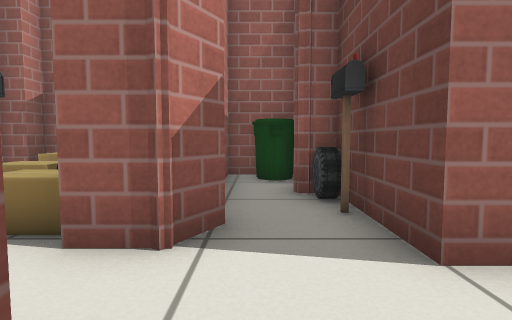
view 1 (above)

17 first-person views from a walk through a robot-simulator world made for Gazebo. The camera is 0.5 m above the floor, tilts 4° down and sees 80° across. The floor is counted in squares, 0.5 m on a side. Each view is taken from the middle of a square. On the plan, view 1 faces up. The plan holds only what a view shows up to about 12 squares ahead; the rest is blank. Robots are left out. Simple patterns stand in for the simulator's built-in surfaces.

view 2
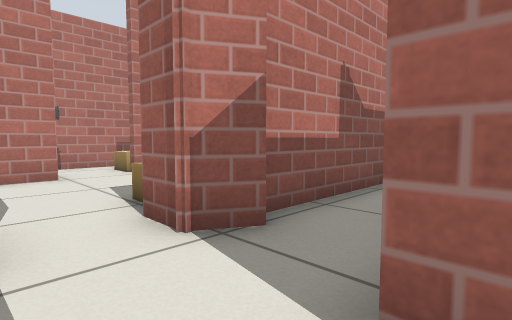

view 3
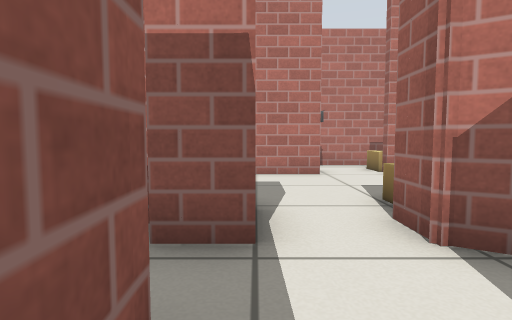

view 4
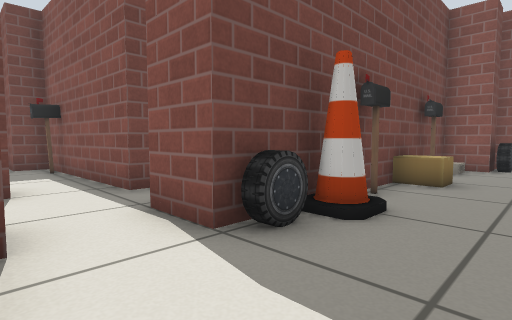

view 5
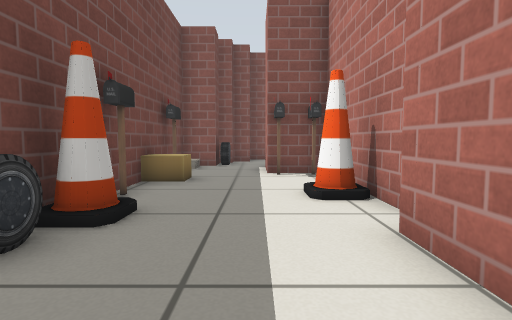

view 6
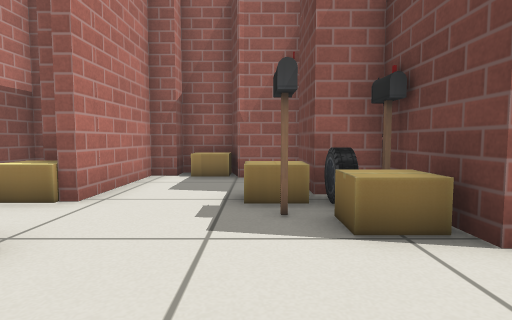

view 7
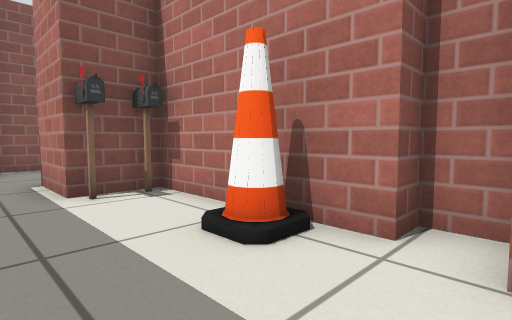

view 8
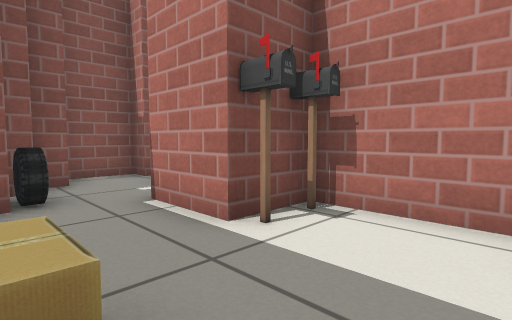

view 9
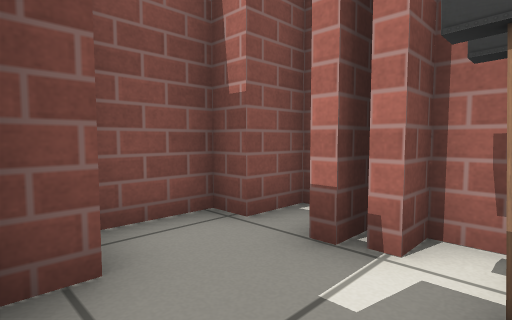

view 10
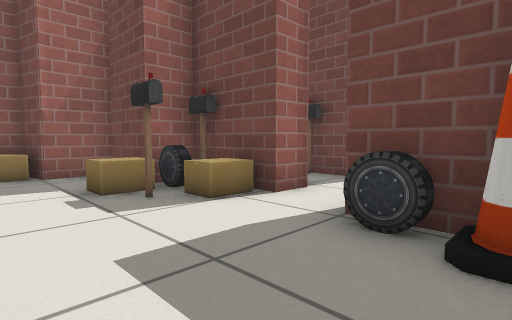

view 11
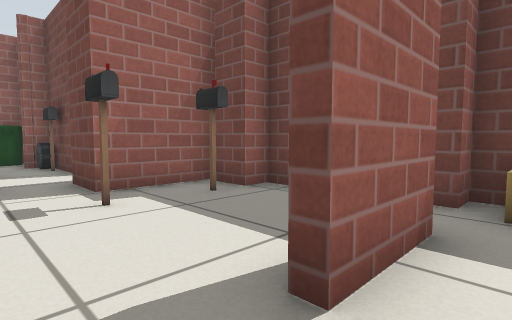

view 12
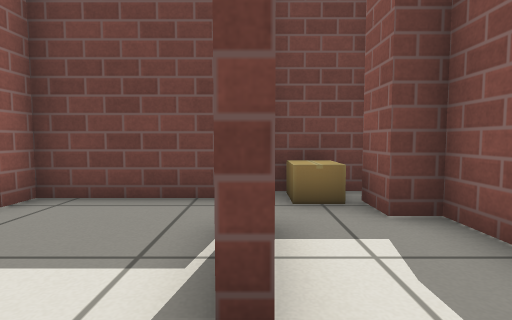

view 13
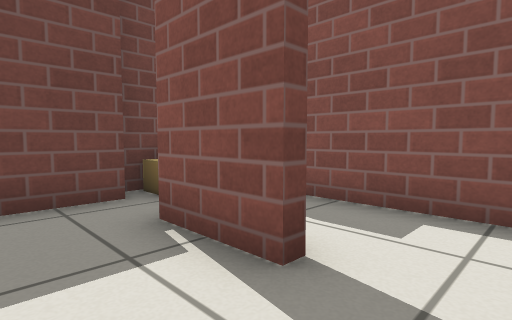

view 14
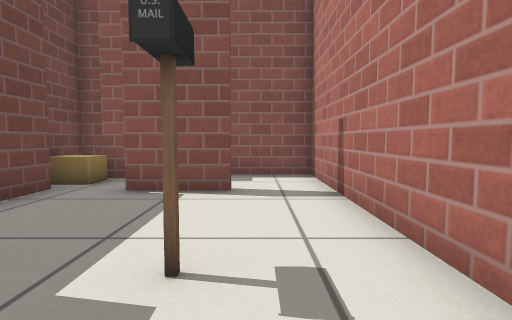

view 15
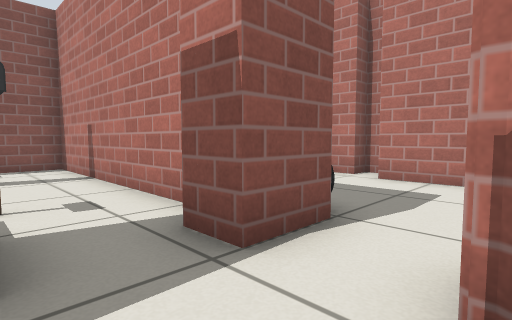

view 16
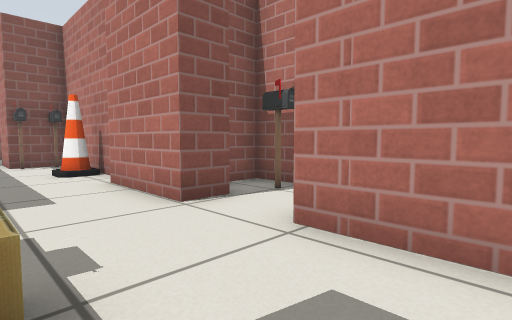

view 17
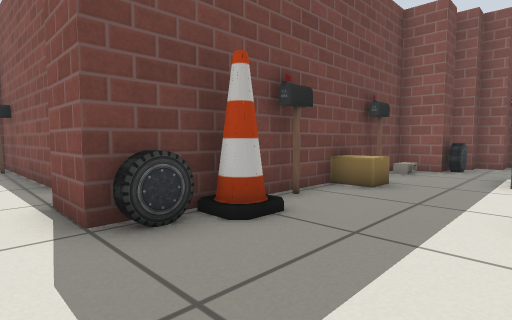

### Floor plan
Ten units are one square. View 1 is at (0, 0); x grows to the right and y downward. Boxes are objects, and circles mark ways between rooms. Rooms are numbered by the first view taken in them; rooms with no view inside come last. Other rooms are left out.
<svg viewBox="-84 -94 137 214">
<path fill="none" stroke="#000" d="M20 -23 15 -23 15 -54 7 -54M-3 -36 -8 -27M-8 -10 -8 1M9 9 9 -6 26 -7M11 -84 -8 -84 -8 -39M-70 11 -70 58 -53 58 -53 75M-77 3 -77 11M-65 -28 -65 3M-18 -34 -18 -54 -30 -54 -30 -75M-8 -27 -16 -27M-36 82 -23 82 -23 -10 -8 -10M-73 84 -73 89 -66 89M-72 94 -65 94M-28 -78 -44 -78 -47 -89 -61 -89 -61 -82 -68 -82 -68 -48M-79 108 -65 108 -65 115 -47 115 -47 103 -40 103 -40 94 -34 94M4 58 25 58M25 61 4 61M41 84 48 84 48 61 41 61 41 23M37 9 9 9M-15 1 -15 84 29 84 29 77 39 77"/>
<rect x="-5" y="-85" width="10" height="10" fill="#bbb"><title>bin</title></rect>
<rect x="5" y="-45" width="10" height="10" fill="#bbb"><title>postbox</title></rect>
<rect x="5" y="-55" width="10" height="10" fill="#bbb"><title>car</title></rect>
<rect x="-75" y="75" width="10" height="10" fill="#bbb"><title>postbox</title></rect>
<rect x="-75" y="45" width="10" height="10" fill="#bbb"><title>postbox</title></rect>
<rect x="-65" y="75" width="10" height="10" fill="#bbb"><title>postbox</title></rect>
<rect x="-65" y="45" width="10" height="10" fill="#bbb"><title>postbox</title></rect>
<rect x="-65" y="15" width="10" height="10" fill="#bbb"><title>cone</title></rect>
<rect x="-55" y="-85" width="10" height="10" fill="#bbb"><title>cardboard box</title></rect>
<rect x="-45" y="85" width="10" height="10" fill="#bbb"><title>car</title></rect>
<rect x="-45" y="-45" width="10" height="10" fill="#bbb"><title>postbox</title></rect>
<rect x="-45" y="-55" width="10" height="10" fill="#bbb"><title>cardboard box</title></rect>
<rect x="-35" y="65" width="10" height="10" fill="#bbb"><title>cinder block</title></rect>
<rect x="-35" y="55" width="10" height="10" fill="#bbb"><title>postbox</title></rect>
<rect x="-35" y="35" width="10" height="20" fill="#bbb"><title>cardboard box</title></rect>
<rect x="-35" y="15" width="10" height="10" fill="#bbb"><title>postbox</title></rect>
<rect x="-35" y="5" width="10" height="10" fill="#bbb"><title>cone</title></rect>
<rect x="-35" y="-5" width="10" height="10" fill="#bbb"><title>car</title></rect>
<rect x="-35" y="-35" width="20" height="10" fill="#bbb"><title>cardboard box</title></rect>
<rect x="-35" y="-55" width="10" height="20" fill="#bbb"><title>car</title></rect>
<rect x="-25" y="-55" width="10" height="10" fill="#bbb"><title>postbox</title></rect>
<rect x="5" y="15" width="10" height="10" fill="#bbb"><title>postbox</title></rect>
<rect x="25" y="15" width="10" height="10" fill="#bbb"><title>postbox</title></rect>
<rect x="35" y="65" width="10" height="10" fill="#bbb"><title>cardboard box</title></rect>
<circle cx="0" cy="-20" r="3" fill="#2a7"/>
<circle cx="0" cy="0" r="3" fill="#2a7"/>
<text x="10" y="-30">1</text>
<text x="-50" y="10">2</text>
<text x="10" y="50">3</text>
</svg>
Room 1 opens to room 2. Room 1 opens to room 3.

Where each view was taken, in squares from view 1:
view 1: 0 up, 0 right, facing up
view 2: 1 up, 2 right, facing up-left
view 3: 1 up, 2 right, facing left
view 4: 3 up, 5 left, facing down-right
view 5: 3 up, 5 left, facing down
view 6: 0 up, 4 left, facing up
view 7: 0 up, 4 left, facing down-left
view 8: 3 down, 3 left, facing down-left
view 9: 8 down, 4 left, facing down-left
view 10: 1 down, 6 left, facing up-right
view 11: 7 down, 1 left, facing up-right
view 12: 6 down, 1 left, facing right
view 13: 4 down, 1 left, facing down-right
view 14: 0 up, 0 right, facing down
view 15: 3 up, 1 right, facing down-left
view 16: 7 up, 4 left, facing down-left
view 17: 2 up, 6 left, facing down-right
